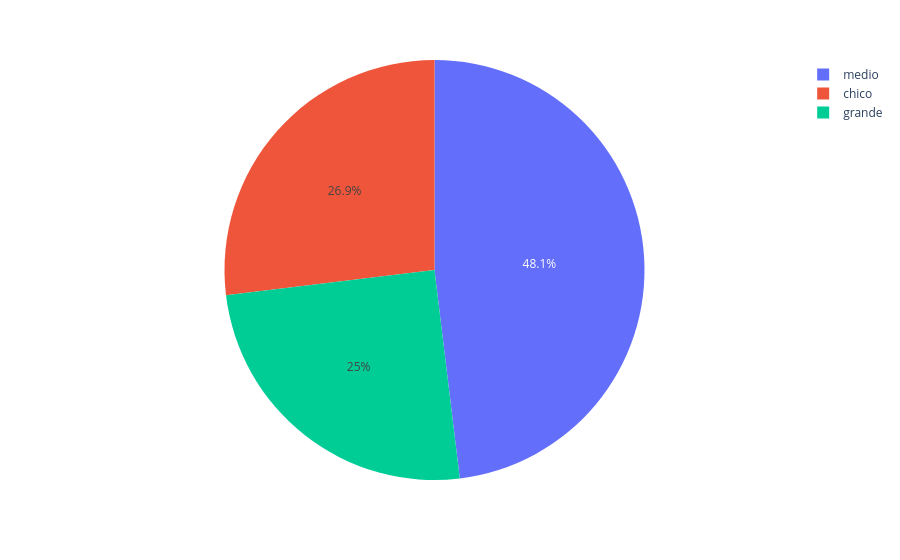

Source (notebook cell):
### Markdown cell above
Crea un gráfico que compare los porcentajes de lagos según la categoría de tamaño.

### Code cell
filtro_1 = dataset["Sup Tamaño"].value_counts()
var_1=px.pie(data_frame = filtro_1, values = filtro_1.values, names = filtro_1.index, title =
"")
var_1.show()

### Figure 1 — Plotly figure (JSON) as saved in the notebook; plotly's stock layout.template omitted (floating-point values rounded to 4 significant figures)
{"data": [{"domain": {"x": [0, 1], "y": [0, 1]}, "hovertemplate": "label=%{label}<br>value=%{value}<extra></extra>", "labels": ["medio", "chico", "grande"], "legendgroup": "", "name": "", "showlegend": true, "type": "pie", "values": [25, 14, 13]}], "layout": {"legend": {"tracegroupgap": 0}, "margin": {"t": 60}}}
